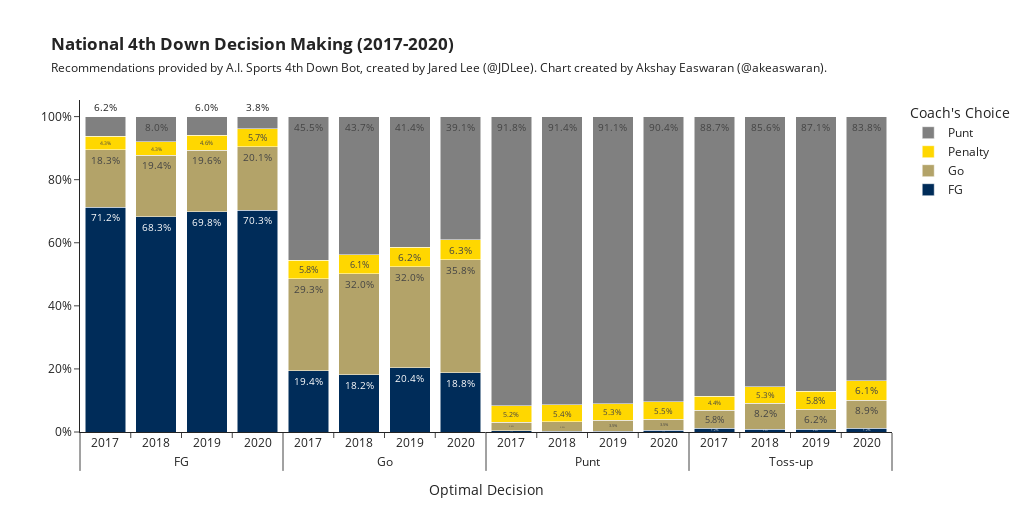

The code cell stored with this chart in its notebook:
### Code cell
fig = go.Figure()

fig.update_layout(
    template="simple_white",
    xaxis=dict(title_text="Optimal Decision"),
    yaxis=dict(tickformat=".0%"),
    barmode="stack",
    title='<b>National 4th Down Decision Making (2017-2020)</b><br><span style="color:#222;font-size:12px;">Recommendations provided by A.I. Sports 4th Down Bot, created by Jared Lee (<a href="https://twitter.com/JDLee">@JDLee</a>). Chart created by Akshay Easwaran (<a href="https://twitter.com/akeaswaran">@akeaswaran</a>).</span>',
    legend_title="Coach's Choice",
    width=1024,
    height=512
)


colors = ['#002c59', '#B3A369','gold', 'gray']
recommendation_ids = ["FG","Go","Penalty","Punt"]

for r, c in zip(nat_szn_df.choice.unique(), colors):
    plot_df = nat_szn_df[(acc_szn_df.choice == r)]
    fig.add_trace(
        go.Bar(x=[plot_df.recommendation, plot_df.season], y=plot_df.value, text=plot_df.percentage, textposition='auto', textfont=dict(size=10), name=r, marker_color=c),
    )    
    
fig

### Figure 1 — Plotly figure (JSON) as saved in the notebook; plotly's stock layout.template omitted (floating-point values rounded to 4 significant figures)
{"data": [{"marker": {"color": "#002c59"}, "name": "FG", "text": ["71.2%", "19.4%", "0.4%", "1.2%", "68.3%", "18.2%", "0.3%", "0.9%", "69.8%", "20.4%", "0.2%", "0.9%", "70.3%", "18.8%", "0.6%", "1.2%"], "textfont": {"size": 10}, "textposition": "auto", "type": "bar", "x": [["FG", "Go", "Punt", "Toss-up", "FG", "Go", "Punt", "Toss-up", "FG", "Go", "Punt", "Toss-up", "FG", "Go", "Punt", "Toss-up"], [2017, 2017, 2017, 2017, 2018, 2018, 2018, 2018, 2019, 2019, 2019, 2019, 2020, 2020, 2020, 2020]], "y": [0.7123, 0.1936, 0.00434, 0.01187, 0.6831, 0.1821, 0.002518, 0.009204, 0.6979, 0.2036, 0.00185, 0.009439, 0.7035, 0.1885, 0.005945, 0.01182]}, {"marker": {"color": "#B3A369"}, "name": "Go", "text": ["18.3%", "29.3%", "2.6%", "5.8%", "19.4%", "32.0%", "2.9%", "8.2%", "19.6%", "32.0%", "3.5%", "6.2%", "20.1%", "35.8%", "3.5%", "8.9%"], "textfont": {"size": 10}, "textposition": "auto", "type": "bar", "x": [["FG", "Go", "Punt", "Toss-up", "FG", "Go", "Punt", "Toss-up", "FG", "Go", "Punt", "Toss-up", "FG", "Go", "Punt", "Toss-up"], [2017, 2017, 2017, 2017, 2018, 2018, 2018, 2018, 2019, 2019, 2019, 2019, 2020, 2020, 2020, 2020]], "y": [0.1832, 0.2925, 0.02604, 0.05775, 0.1943, 0.3195, 0.0295, 0.08153, 0.1962, 0.3204, 0.03479, 0.06219, 0.2007, 0.3576, 0.03508, 0.08865]}, {"marker": {"color": "gold"}, "name": "Penalty", "text": ["4.3%", "5.8%", "5.2%", "4.4%", "4.3%", "6.1%", "5.4%", "5.3%", "4.6%", "6.2%", "5.3%", "5.8%", "5.7%", "6.3%", "5.5%", "6.1%"], "textfont": {"size": 10}, "textposition": "auto", "type": "bar", "x": [["FG", "Go", "Punt", "Toss-up", "FG", "Go", "Punt", "Toss-up", "FG", "Go", "Punt", "Toss-up", "FG", "Go", "Punt", "Toss-up"], [2017, 2017, 2017, 2017, 2018, 2018, 2018, 2018, 2019, 2019, 2019, 2019, 2020, 2020, 2020, 2020]], "y": [0.04268, 0.0584, 0.05208, 0.04351, 0.04282, 0.06109, 0.05396, 0.05325, 0.04613, 0.06167, 0.05255, 0.05775, 0.0575, 0.06283, 0.0547, 0.06147]}, {"marker": {"color": "gray"}, "name": "Punt", "text": ["6.2%", "45.5%", "91.8%", "88.7%", "8.0%", "43.7%", "91.4%", "85.6%", "6.0%", "41.4%", "91.1%", "87.1%", "3.8%", "39.1%", "90.4%", "83.8%"], "textfont": {"size": 10}, "textposition": "auto", "type": "bar", "x": [["FG", "Go", "Punt", "Toss-up", "FG", "Go", "Punt", "Toss-up", "FG", "Go", "Punt", "Toss-up", "FG", "Go", "Punt", "Toss-up"], [2017, 2017, 2017, 2017, 2018, 2018, 2018, 2018, 2019, 2019, 2019, 2019, 2020, 2020, 2020, 2020]], "y": [0.06181, 0.4555, 0.9175, 0.8869, 0.07971, 0.4373, 0.914, 0.856, 0.05978, 0.4143, 0.9108, 0.8706, 0.03833, 0.3911, 0.9043, 0.8381]}], "layout": {"barmode": "stack", "height": 512, "legend": {"title": {"text": "Coach's Choice"}}, "title": {"text": "<b>National 4th Down Decision Making (2017-2020)</b><br><span style=\"color:#222;font-size:12px;\">Recommendations provided by A.I. Sports 4th Down Bot, created by Jared Lee (<a href=\"https://twitter.com/JDLee\">@JDLee</a>). Chart created by Akshay Easwaran (<a href=\"https://twitter.com/akeaswaran\">@akeaswaran</a>).</span>"}, "width": 1024, "xaxis": {"title": {"text": "Optimal Decision"}}, "yaxis": {"tickformat": ".0%"}}}
